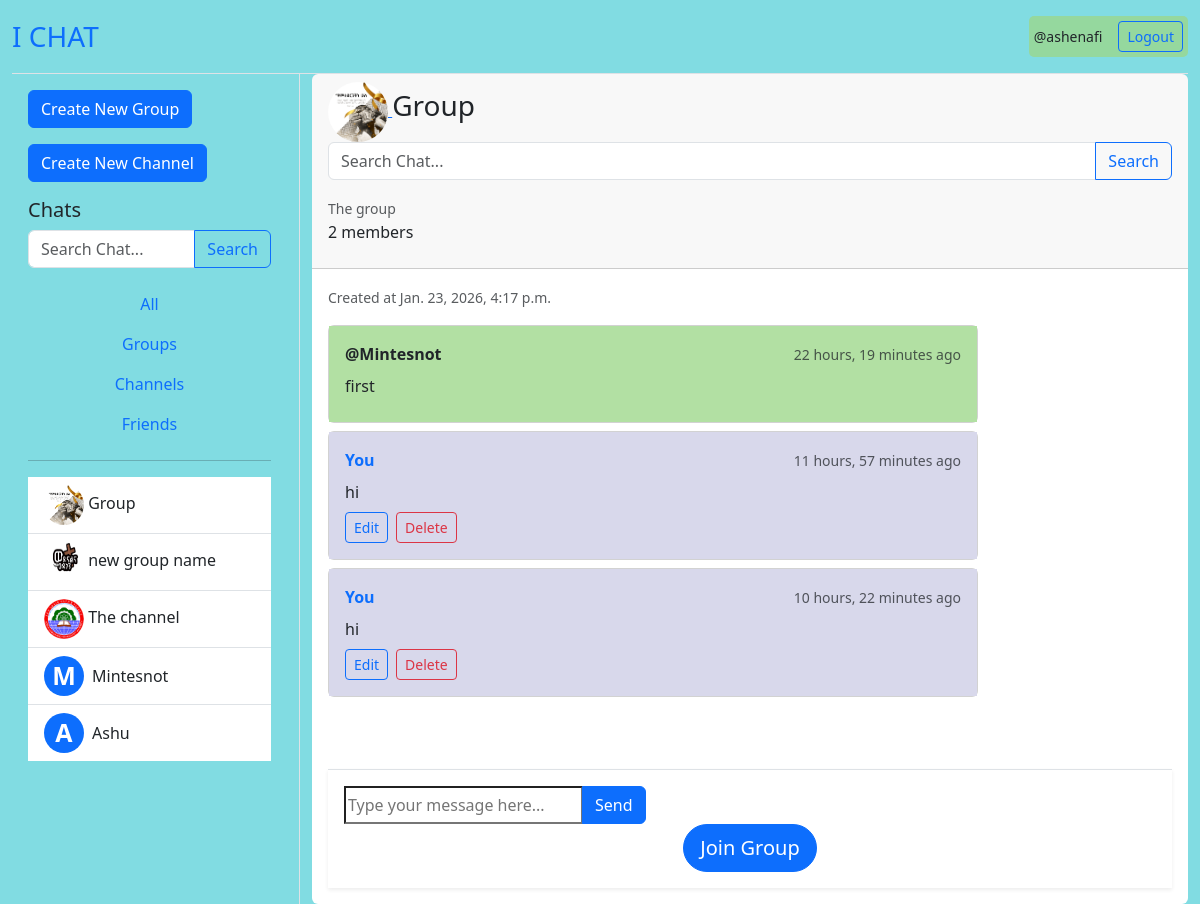
/group/group/Group/ (signed in), run on the app's committed database.
### groups/models.py (models this page shows, shortened)
class Group(models.Model):
    owner = models.ForeignKey(User, on_delete=models.CASCADE)
    name = models.CharField(max_length=100,unique=True)
    profile = models.ImageField(upload_to='profiles/group/',null=True, blank=True)
    description = models.CharField(max_length=300, null=True, blank=True)
    members = models.ManyToManyField(User, related_name="member")
    created_at = models.DateTimeField(auto_now_add=True)
    updated_at = models.DateTimeField(auto_now=True)

class GroupMessage(models.Model):
    owner = models.ForeignKey(User, on_delete=models.CASCADE)
    group = models.ForeignKey(Group, on_delete=models.CASCADE)
    shared_media = models.ImageField(upload_to='shared_media/group/', null=True, blank=True)
    body = models.TextField()
    created_at = models.DateTimeField(auto_now_add=True, null=True)
    updated_at = models.DateTimeField(auto_now=True, null= True)

### ichat_channel/models.py (models this page shows)
class Channel(models.Model):
    owner = models.ForeignKey(User, on_delete=models.CASCADE)
    profile = models.ImageField(upload_to='profiles/channel/',null=True, blank=True)
    name = models.CharField(max_length=100)
    description = models.TextField(max_length=300)
    subscribers = models.ManyToManyField(User, related_name="subscribers")
    created_at = models.DateTimeField(auto_now_add=True)
    updated_at = models.DateTimeField(auto_now=True)

### groups/views.py (the view)
# urls.py: path('group/', include('groups.urls')),
@login_required(login_url='log-in')
def group(request, group_name):
    group = Group.objects.get(name=group_name)
    q = request.GET.get('q') if request.GET.get('q') != None else ''
    p = request.GET.get('p') if request.GET.get('p') != None else ''
    channels = Channel.objects.filter(Q(name__icontains=q))
    groups = Group.objects.filter(name__icontains=q)
    users = User.objects.filter(username__icontains=q)
    messages = GroupMessage.objects.filter(
        Q(body__icontains = p)
    )
    members = group.members.all()
    form = GroupMessageForm()
    '''if request.method == "POST":
        if request.POST.get('ok') == 'OK':
            group.members.add(request.user)
            return redirect(f'/group/group/{pk}')
        form = GroupMessageForm(request.POST, request.FILES)
        if form.is_valid():
            message = form.save(commit=False)
            message.owner = request.user
            message.group = group
            message.save()'''
    context = {
        'group':group,
        'groups':groups,
        'form':form,
        'messages':messages,
        'users':users,
        'members': members,
        'channels':channels
    }
    return render(request, 'groups/group.html', context)

### groups/forms.py
class GroupMessageForm(ModelForm):
    class Meta:
        model = GroupMessage
        fields = ['body', 'shared_media']
        widgets = {
            'body': Textarea(attrs={
                'class': 'form-control',
                'rows': 2,
                'name': 'message',
                'data-custom': 'some-value',
                'placeholder': "Type message here..."
            }),
        }

### groups/templates/groups/group.html (shortened to what this page needs)
{% extends 'groups/home.html' %}
{% load static %}
{% block chat %}
<div class="card h-100 border-0">
    <div class="card-header">
        <a href="{% url 'group_profile' group.id %}">
            <img src="{{ group.profile.url }}" alt="profile" style="width: 60px; height: 60px; border-radius: 30px;">
        </a>
        <h3 class="card-title mb-1" style="display: inline-block;">{{group.name}}</h3><br>
        <form action="" method="get" class="mb-3">
            <div class="input-group">
                <input type="search" name="p" placeholder="Search Chat..." class="form-control">
                <button type="submit" class="btn btn-outline-primary">Search</button>
            </div>
        </form>
        <small class="text-muted">{{group.description}}</small>
        <div>
            <p>{{group.members.count}} members</p>
        </div>
    </div>
    <div class="card-body d-flex flex-column p-3">
        <div class="mb-3">
            <small class="text-muted">Created at {{group.created_at}}</small>
        </div>
        <div id="chats" class="flex-grow-1 overflow-auto pb-5" style="max-height: calc(100vh - 200px);">
            <div class="chat-messages" id="chat-messages">
                {% for message in messages %}
                    {% if message.group == group %}
                        <div class="mb-2">
                            <div class="card" style="max-width: 650px;">
                                <div class="card-body p-3" {% if message.owner == request.user %} style="background-color:  rgb(216, 216, 235);" {% else %} style="background-color: rgb(178, 224, 163);" {% endif %}>
                                    <div class="d-flex justify-content-between align-items-center mb-2">
                                        <div class="message-header">
                                            {% if message.owner == request.user %}
                                                <strong class="text-primary">You</strong>
                                            {% else %}
                                                <strong class="text-dark">@{{message.owner}}</strong>
                                            {% endif %}
                                        </div>
                                        <div class="message-time">
                                            <small class="text-muted">{{message.updated_at | timesince}} ago</small>
                                        </div>
                                    </div>
                                    <div class="message-body mb-2">
                                        <div class="message-content">
                                            <p class="mb-0">{{message.body}}</p>
                                        </div>
                                    </div>
                                    {% if message.owner == request.user %}
                                    <div class="d-flex gap-2">
                                        <a href="{% url 'edit_gp_message' message.id %}" class="btn btn-sm btn-outline-primary">Edit</a>
                                        <a href="{% url 'delete_gp_message' message.id %}" class="btn btn-sm btn-outline-danger">Delete</a>
                                    </div>
                                    {% endif %}
                                </div>
                            </div>
                        </div>
                    {% endif %}
                {% endfor %}
            </div>
        </div>
        <form method="post" id="form" class="mt-3 position-sticky bottom-0 bg-white p-3 border-top shadow-sm" enctype="multipart/form-data">
            <div class="input-group">
                <input type="text" id="chat-message-input" class="chat-input" placeholder="Type your message here..."maxlength="1000"/>
                <button id="send-message" type="submit" class="btn btn-primary rounded-end">Send</button>
            </div>
            <div class="text-center">
                <button type="submit" class="btn btn-primary btn-lg rounded-pill">Join Group</button>
            </div>
        </form>
    </div>
</div>
{% endblock %}

### groups/templates/groups/home.html (shortened to what this page needs)
{% extends 'groups/base.html' %}
{% block content %}
<div class="container-fluid vh-100">
    <div class="row h-100">
        <div class="col-md-4 col-lg-3 border-end d-flex flex-column">
            <div class="p-3 flex-grow-1 overflow-auto">
                <a href="{% url 'create_group' %}" class="btn btn-primary mb-3">Create New Group</a>
                <a href="{% url 'create_channel' %}" class="btn btn-primary mb-3">Create New Channel</a>
                <h3 class="h5">Chats</h3>
                <form action="" method="get" class="mb-3">
                    <div class="input-group">
                        <input type="search" name="p" placeholder="Search Chat..." class="form-control">
                        <button type="submit" class="btn btn-outline-primary">Search</button>
                    </div>
                </form>
                <div class="nav flex-column">
                    <button class="nav-link">All</button>
                    <button class="nav-link">Groups</button>
                    <button class="nav-link">Channels</button>
                    <button class="nav-link">Friends</button>
                </div>
                <hr>
                <div class="list-group list-group-flush">
                    {% for group in groups %}
                    <a href="{% url 'group' group.name %}" class="list-group-item list-group-item-action" >
                        <img src="{{ group.profile.url }}" alt="profile" style="width: 40px; height: 40px; border-radius: 20px;">
                        {{group.name}}
                    </a>
                    {% endfor %}
                    {% for channel in channels %}
                        <a href="{% url 'channel' channel.id %}" class="list-group-item list-group-item-action">
                            <img src="{{ channel.profile.url }}" alt="profile" style="width: 40px; height: 40px; border-radius: 20px;">
                            {{channel.name}}
                        </a>
                    {% endfor %}
                    {% for user in users %}
                        {% if user != request.user %}
                            <a href="{% url 'friend' user.username %}" class="list-group-item list-group-item-action">
                                <div class="d-flex align-items-center">
                                        <div class="avatar bg-primary text-white rounded-circle d-flex align-items-center justify-content-center me-2"
                                             style="width: 40px; height: 40px; font-weight: bold; font-size: 25px;">
                                            {{ user.username|first|upper }}
                                        </div>
                                    {{ user.username.capitalize }}
                                </div>
                            </a>
                        {% endif %}
                    {% endfor %}
                </div>
            </div>
        </div>
        <div class="col-md-8 col-lg-9 d-flex flex-column">
            <div class="flex-grow-1 d-flex flex-column">
                {% block chat %}
                {% endblock %}
            </div>
        </div>
    </div>
</div>
{% endblock %}

### groups/templates/groups/base.html (shortened to what this page needs)
<!DOCTYPE html>
<html lang="en">
<head>
    <link href="https://cdn.jsdelivr.net/npm/bootstrap@5.3.0/dist/css/bootstrap.min.css" rel="stylesheet">
</head>
<body class="d-flex flex-column min-vh-100" style="background-color: rgb(129, 220, 226); ">
    <div class="container-fluid flex-grow-1 d-flex flex-column">
        <header class="d-flex justify-content-between align-items-center py-3 border-bottom">
            <h1 class="h3 mb-0"><a href="{% url 'home' %}" class="text-decoration-none">I CHAT</a></h1>
            {% if request.user.is_authenticated %}
                <div class="d-flex align-items-center" style="background-color: rgb(149, 216, 158); padding: 5px; border-radius: 5px;">
                    <small class="me-3">@{{request.user.username}}</small>
                    <a href="{% url 'logout' %}" class="btn btn-outline-primary btn-sm">Logout</a>
                </div>
            {% endif %}
        </header>
    </div>
    {% block content %}
    {% endblock %}
</body>
</html>

### data on the page
Group: profile (picture), name "Group", description "The group", members.count "2", created_at "Jan. 23, 2026, 4:17 p.m."
Group: profile (picture), name "new group name"
Channel: profile (picture), name "The channel"
GroupMessage: owner "Mintesnot", updated_at "22 hours, 19 minutes", body "first"
GroupMessage: shows "You", updated_at "11 hours, 57 minutes", body "hi", shows "Edit"
GroupMessage: shows "You", updated_at "10 hours, 22 minutes", body "hi", shows "Edit"

### other printed values
{{ request.user.username }} "ashenafi"
{{ user.username|first|upper }} "M"
{{ user.username.capitalize }} "Mintesnot"
{{ user.username|first|upper }} "A"
{{ user.username.capitalize }} "Ashu"
